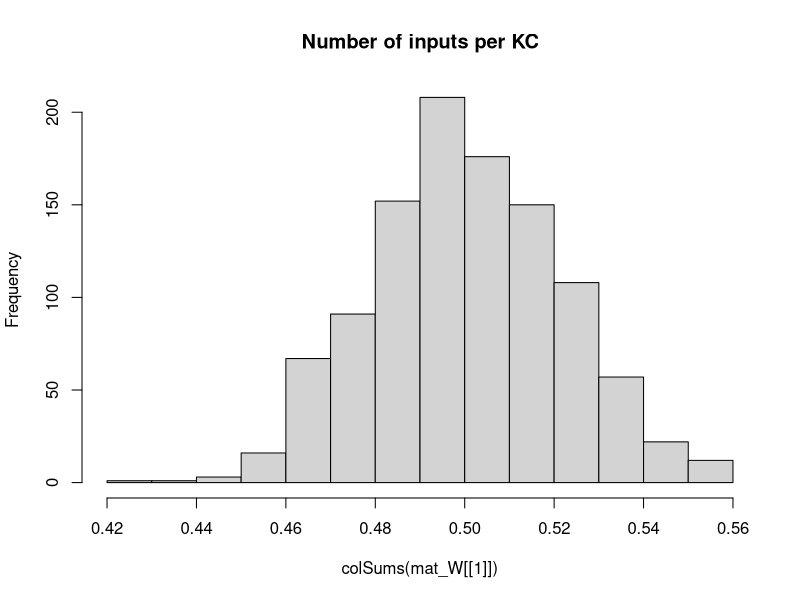

Recreate this plot in R. (Note: this script raises an error after producing the figure.)
## Development Code for Willsaw NN image recognition of zfish larva
## KL 2021
## I will implement a MB random kernel NN as in my Ant Navigation paper 
## This Files Trains the weights of  2 Layer Net : Random Expansion Feature Layer (Random Kernel Trick) -> Perceptron Output neuron 
## The connections in L1 Random Sparse Net are data independent, while L2 wights are trained via +ve larva head template samples to filter patterns that look like larva
## The input images are labeled as Fish and non fish according to the folder they are placed.
# Output is saved as pgm images which are then loaded by tracker software so as to implemend the simple classifier net implemended here 

library("pixmap")
library("yaml")

## TODO GIGURE OUT INIT That Works

## Initialiaze the random Weight vector of an L1 (KC) neuron  
init_random_W <- function(m,p){
  # Draw random Number N of Sampled Inputs From Binomial
  #n <- rbinom(1,length(m),p)
  ## Set N random synapses as inputs to KC
  #idx <- sample(1:length(m),n)
  m <- runif(NROW(m))/(100*NROW(m)) ##Weak Synapses
  ## Likely Stronger Subset
  #m[idx] <- 1#/length(m) #runif(n)/(10*length(m)) #1/NROW(m)
  #print(length(m))
  return (m)
}


## Initialiaze the random Weight vector of an L1 (KC) neuron  
init_sparse_W <- function(m,p){
  # Draw random Number N of Sampled Inputs From Binomial
  n <- rbinom(1,length(m),p)
  ## Set N random synapses as inputs to KC
  idx <- sample(1:length(m),n)
  #m <- runif(NROW(m))/(1000000*NROW(m)) ##Weak Synapses
  ## Likely Stronger Subset
  m[idx] <- 1/length(m) #runif(n)/(10*length(m)) #1/NROW(m)
  #print(length(m))
  return (m)
}


## Sigmoid//logistic Transfer Function
N_transfer <- function(activation)
{
  return (1/(1+exp(-activation)))
}


## Derivative Sigmoid/logistic Transfer Function
N_transfer_D <- function(activation)
{
  return (N_transfer(activation)*(1-N_transfer(activation)) )
}

N_activation <- function(X,W,B)
{
  ## If more Than Half input units (based on Avg inputs) is active - then activate KC
  
  #  if ( sum(X) > KC_THRES )
  #    return (1)
  # else
  ## Bias is just another W attached to a fixed Input 1
  return (W%*%X + B)
}

## Copies A Smaller Matrix To the Middle of a larger one - (Pasting Image on larger canvas)
matrix_paste <- function(src,target)
{
  x_offset <- round((ncol(target)- ncol(src))/2 )
  y_offset <- round((nrow(target)- nrow(src))/2 )
  target[ (1+y_offset):(y_offset+nrow(src)),(1+x_offset):(x_offset+ncol(src))] <-src
  return(target)
}


sparse_binarize <- function(X,INPUT_SPARSENESS)
{
  ## Binarize Input Image / Set Sparsensess ##
  pxsparse = 1.0
  thres_bin = mean(X)
  max_iter = 100
  
  while (pxsparse > INPUT_SPARSENESS & max_iter > 0)
  {
    X_bin <-  as.numeric(X > thres_bin)
    pxsparse <- sum(as.numeric(X_bin[X_bin > 0]))/length(X_bin)
    thres_bin = thres_bin + 0.01;
    max_iter = max_iter + 1
  }
  
  
  ##message("Input Sparseness:",pxsparse)
  
  return(X_bin)
}




makeInputMatrix <- function(img_list,inmat_W)
{
  
  ## TRAIN /TEST ##
  img_list <- img_list[,1]
 
  
  
  ## Matrix Of  image Input Vectors  
  mat_X = matrix(0,nrow=ncol(inmat_W[[1]]),ncol=length(img_list) )
  fileidx <- 0
  for (in_img in img_list)
  {
    fileidx= fileidx + 1
    
    imgT <- read.pnm(as.character(in_img) )
    mat_img <- getChannels(imgT)
    X <- as.vector(mat_img)
    ### Add Fixed input 1 - To operate As Adjustable Bias for each input   
    ##X[length(X)] <- 1 # c(as.vector(mat_img),1)
    
    ##message(in_img," Input Dim:", dim(mat_img)[1],"x",dim(mat_img)[2],"=",dim(mat_img)[2]*dim(mat_img)[1])
    
    if (length(X) > n_top_px)
    {
      warning("input sample too big - skipping")
      next
    }
    
    ## If Loaded image is Smaller than INput - Then Resize (paste into) larger Matrix to fit
    if (length(X) < n_top_px)
    {
      ##message("input sample Smaller than Canvas - pasting")
      mat_t <- matrix(0,nrow=img_dim[1],ncol=img_dim[2])
      mat_img <- matrix_paste(mat_img,mat_t)
      ##message("Converted  Dim:", dim(mat_img)[1],"x",dim(mat_img)[2],"=",dim(mat_img)[2]*dim(mat_img)[1])
    }
    
    ##mypic = new("pixmapGrey", size=dim(mat_img),grey = mat_img);plot(mypic)
    ## Convert to Col Vector
    X <- sparse_binarize(as.vector(mat_img),INPUT_SPARSENESS)
    
    
    dim(X) <- c(length(X),1) ## Make into Col Vector
    
    if (length(X) > n_top_px)
    {
      warning(in_img,"Image Too large. Skipping")
      next
    }
    
    stopifnot(length(mat_X[,fileidx]) ==length(X) ) 
    mat_X[,fileidx] <- X # Save In Vector to MAtrix
    
  }## Load All Input Vectors Into Matrix X
  
  return(mat_X)
} ##Make INput List



### EXPORT MAtrix to YAML for !!opencv-matrix##
matrixToYamlForOpenCV <- function(mat)
{
  ##!!opencv-matrix
  strHeader <- "!!opencv-matrix\n rows: %d\n cols: %d\n dt: f\n data:["
  ## Matrix Will Be saved Transposed Because Data serial Reading Order is by row in OpenCV while Here Serialization is By Column
  strHeader <- sprintf(strHeader,nrow(mat),ncol(mat))
  strData = ""
  lineWidth = 100#min(100,length(mat))
  
  ## COMMENTED OUT AS SUDDENLY as.yaml started adding new Lines in data automatically - The following routine does this manually
  # ##Long Strings Need to be broken by New Lines otherwise OPENCV FIle Storage FAils
  # if (length(mat) > lineWidth){
  #   fcon<- tempfile("matrixYaml")
  #   
  #   ## Need to export To TEMP file as string Concat Is too SLOW
  #   for (i in seq(1,length(mat),lineWidth) ){
  #     write(mat[i:min(i+lineWidth-1,length(mat)-1)], file = fcon,ncolumns = 100, append = TRUE, sep = ", ")
  #     ##cat(",",file = fcon, append = TRUE,fill=FALSE)
  #     #strData = paste0(strData, toString(mat[i:min(i+lineWidth,length(mat))],"\n",width=0))
  #   }
  #   ## Join  All Lines Back INto One String - With Newlines and Commas and Intendation
  #   #strData = noquote()
  #   strData = noquote(paste0(
  #                     readLines(con = fcon, n = -1L, ok = TRUE, warn = TRUE, skipNul = FALSE, encoding = "UTF-8"),
  #                            collapse=",\n         ")) ##
  #   #class(strData) <- "verbatim"
  # }else
    
  ## Need to TransposeBecause Data serial Reading Order is by row in OpenCV while Here Serialization is By Column
  strData = toString(t(mat))
  
  
  strRet=  noquote(paste0(strHeader,strData,"]")) 
  
  
  ##Character vectors that have a class of ‘verbatim’ will not be quoted in the output YAML 
  class(strRet) <- "verbatim"
  ##class(strRet) <- "verbatim"
  #write(strRet,file = fcon)  
  return(noquote(strRet) )
}




## Process 2 Layer Network - Return Last Node Output produced for each input image
## Note : Input Layer Is Simplified - No activation function needed or Bias - Input image intentities are taken as activations
## Target_output is vector of desired output for each output Neuron these I chose to be L2_1=1 (Fish) L2_2=1 (Non Fish)
net_proc_images_batch <- function(mat_X,inmat_W,inmat_B,mat_Y,learningRate = 0.0)  
{
  
  L_X     <- list() ## Output Of Layer k
  L_A     <- list() ## Activation of  Layer k
  L_delta <- list()  ## Delta is the "cost attributable to (the value of) that node". 
  L2_out <- list()
  
  fileidx <- 0
  outError = 0 #'Mean Sq Error Of File Batch'

  
  
    ##Input Layer Is Simplified - No activation function needed or Bias - Input image intentities are taken as activations
    ## Due to R hell with numbers ecoming Factors I need to do this tricl
    
    ##Target_output <- mat_Y[fileidx,] 
     
    ## Forward Propagation ##
   ##  matrix of output Col vectors correspond to output
    for (l in 1:(N_Layers+1) )
    {
      if (l == 1) ## 1st Layer is INput 
      {
        ##Activation 
        L_A[[1]] <- mat_X
        L_X[[1]] <- mat_X##N_transfer(X-0.5)
        
      }else
      {
        L_A[[l]] <- N_activation(L_X[[l-1]], inmat_W[[l-1]], inmat_B[[l-1]] )
        L_X[[l]] <- N_transfer( L_A[[l]])
      }
    }
    MSQError =  sum(((mat_Y) - L_X[[N_Layers+1]] )^2)/ ncol(mat_X)

    ## Note Indexes L_X and mat/biases are off by one because LX_1 is considerened an input layer, while neural layer is l=2
    ## Back Propagation ##
    for (l in (N_Layers):1 )
    {
      ##On Output Layer
      if (l == (N_Layers))
      {
        ## Element Wise Product (hadamart Product)
        L_delta[[l]] <- ( N_transfer_D( L_X[[l+1]] )   * (L_X[[l+1]] - mat_Y)) ##*N_transfer_D(L_X[[l]])
      }else{
        #L_delta[[l]] <- L_delta[[l+1]] %*% t(mat_W[[l]])*N_transfer_D(L_X[[l]])
        L_delta[[l]] <-   t(t(L_delta[[l+1]]) %*%(inmat_W[[l+1]])*t(N_transfer_D( L_X[[l+1]] )))    ## %*% t(N_transfer_D(L_X[[l-1]]) )
      }
      
      dE <- (L_delta[[l]])%*%t(L_A[[l]])  
      dW <- learningRate*dE 
      ##Add average change over batch samples
      inmat_W[[l]] <- inmat_W[[l]] -  dW ##length(img_list)
      ## Error Non-Conform
      #inmat_B[[l]] <- inmat_B[[l]] - learningRate*(L_delta[[l]])  
    }
    
    #hist(Layer_Bias[[1]])
    #if (fileidx %% 10 == 0)
    #  hist(inmat_W[[1]], main="After")
    
    
    ## Forward Propagation ## 
    # L1 <- N_transfer(N_activation(mat_X, inmat_W[[1]],inmat_B[[1]]  ) ) ## v_Layer_Bias[i] matrix(rep(,nrow(mat_X)),nrow=nrow(mat_X) )  
    # ## L2 matrix of output Col vectors correspond 
    # L2 <-  N_transfer(N_activation(L1,inmat_W[[2]] ,  inmat_B[[2]] )  )  
    # 
    # MSQError =  sum(((mat_Y) - L2 )^2)/ ncol(mat_X)
    # 
    ## Forward Propagation ##
    ##  matrix of output Col vectors correspond to output
    for (l in 1:(N_Layers+1) )
    {
      if (l == 1) ## 1st Layer is INput 
      {
        ##Activation 
        L_A[[1]] <- mat_X
        L_X[[1]] <- mat_X##N_transfer(X-0.5)
        
      }else
      {
        L_A[[l]] <- N_activation(L_X[[l-1]], inmat_W[[l-1]], inmat_B[[l-1]] )
        L_X[[l]] <- N_transfer( L_A[[l]])
      }
    }
    MSQError =  sum(((mat_Y) - L_X[[N_Layers+1]] )^2)/ ncol(mat_X)
    
    
    #message(fileidx,". MSQERR:",MSQError,"  ", L2_out[[fileidx]]$L2_F, "-", L2_out[[fileidx]]$L2_NF, " ERR: ", L2_out[[fileidx]]$Err ," ",in_img)
    message(fileidx,". MSQERR:",MSQError,"  ")
    
    
    ##message("Recognition Output for Img ",in_img," is F:",L_X[[3]][1]," non-F:",L_X[[3]][2]," Active KC:",L2_out[[fileidx]]$KC_active/N_KC )
    #dim(X) = img_dim##dim(mat_img)
    
    
    #image(X_bin)
    #title(main = paste(in_img,strRes," R:",L2_Neurons_out[1]-L2_Neurons_out[2]), font.main = 4)
  
  
  lout <- list(X=mat_X,
               W=inmat_W,
               B=inmat_B,
               output= L_A[[N_Layers+1]],
               Target=mat_Y,
               #out=data.frame( do.call(rbind,L2_out ) ),
               MSQError=MSQError )
  
  #MSQError =  sum(((mat_Y) - L2)^2)/nrow(mat_X)
  
  return(lout  )
}



img_dim <- c(38,28)
N_Layers <- 3

n_top_px <- img_dim[2]*img_dim[1]
N_KC = n_top_px*10 ## Number of Kenyon Cells (Input layer High Dim Coding)
N_SYN_per_KC <- n_top_px/20 ## Number of pic Features each KC neuron Codes for
#KC_THRES <- N_SYN_per_KC*0.25 ## Number of INput that need to be active for KC to fire/Activate
v_Layer_N <- c(n_top_px, N_KC,500, 2)
Layer_Bias <- list() ## Number of INput that need to be active for Neuron to fire/Activate
INPUT_SPARSENESS = 0.25

mat_W <<- list() # List Of Weight Matrices

## Make Sparse Random Synaptic Weight matrix Selecting Inputs for each KC
for (k in 1:N_Layers)
{
  mat_W[[k]] <- matrix(0,ncol=v_Layer_N[k],nrow=v_Layer_N[k+1])
  ## Init Random
  if (k==1)
    mat_W[[k]] <- t(apply(mat_W[[k]],1,init_sparse_W,N_SYN_per_KC/n_top_px)) ##
  else
    mat_W[[k]] <- t(apply(mat_W[[k]],1,init_random_W,N_SYN_per_KC/n_top_px)) ##
  
  Layer_Bias[[k]] <- matrix(1,ncol=1,nrow=v_Layer_N[k+1] )  #rep(1,) ## Initialiaze Neural Biases
}

#hist(mat_W[[3]])
hist(colSums(mat_W[[1]]),main="Number of inputs per KC")

##Layer 2 (Output Perceptron)
#L2_Neurons <<- 2

## Apply Input Image ##
## list training files 
setwd("/home/kostasl/workspace/zebrafishtrack/Rplots")
sPathTrainingSamples="../img/trainset/fish"
sPathTrainingNonSamples="../img/trainset/nonfish/"
sPathTestingSamplesFish="../img/fish/"
sPathTestingSamplesNonFish="../img/nonfish/"

img_list_train_fish =  cbind(files=list.files(path=sPathTrainingSamples,pattern="*pgm",full.names = T),F=1,NF=0) 
img_list_test_fish = cbind(files=list.files(path=sPathTestingSamplesFish,pattern="*pgm",full.names = T),F=1,NF=0)
img_list_train_nonfish =   cbind(files=list.files(path=sPathTrainingNonSamples,pattern="*pgm",full.names = T),F=0,NF=1)
img_list_test_nonfish =  cbind(files=list.files(path=sPathTestingSamplesNonFish,pattern="*pgm",full.names = T),F=0,NF=1)

img_list_all <- rbind.data.frame(img_list_train_fish,img_list_test_fish,img_list_train_nonfish,img_list_test_nonfish,stringsAsFactors = FALSE) #
#img_list_train <- rbind.data.frame(img_list_train_fish,img_list_test_fish,img_list_train_nonfish,img_list_train_nonfish,stringsAsFactors = FALSE)
#img_list_test=  list.files(path=sPathTestingSamples,pattern="*pgm",full.names = T) Samples ##


img_list_train <- rbind.data.frame(img_list_train_fish,img_list_test_fish,img_list_test_nonfish[1:NROW(img_list_test_fish),],stringsAsFactors = FALSE)
#img_list_all <- rbind.data.frame(img_list_train_fish,stringsAsFactors = FALSE)

#img_list_all <- 

batchSize = 15 # Number of Training IMages for Each Leanring Episode (which will define error graident )
Nbatches = 550
trainingN = 10 ##Training Cycles For Each Batch

## TODO : Move this in Funct - Use One MAtrix For Net -Matrix Of Biases
mat_B <- list()
mat_B[[1]] <- matrix(Layer_Bias[[1]],ncol=(batchSize),nrow=length(Layer_Bias[[1]]) )
mat_B[[2]] <- matrix(Layer_Bias[[2]],ncol=(batchSize),nrow=length(Layer_Bias[[2]]) )
mat_B[[3]] <- matrix(Layer_Bias[[3]],ncol=(batchSize),nrow=length(Layer_Bias[[3]]) )


lFitError <- list()
dfitRecord <- data.frame()

vTrainingError <- vector()
## Subset INput LIst Into Batches
rIdx = 1
for (b in 1:Nbatches)
{
  ##Make Matrix -For All net inputs
  img_list_suffled <- img_list_train[sample(1:nrow(img_list_train)),]
  ##Select Subset Batch
  img_list_suffled <- head(img_list_suffled,batchSize)
  
  mat_X <- makeInputMatrix(img_list_suffled,mat_W)
  
  label_list <-cbind.data.frame(F=(img_list_suffled[,2]),NF=(img_list_suffled[,3]) )##Target output/labels
  mat_Y <- t(apply(as.matrix(label_list),2,strtoi))  
  
 
  
  for (i in 1:trainingN)
  {  
    
    dLearningRate    <- 0.000001
    
    # TRAIN On Fish 
    dnetout <- net_proc_images_batch(mat_X, mat_W, mat_B, mat_Y, dLearningRate )
    mat_W   <<-dnetout$W
    mat_B   <<- dnetout$B

        
    vTrainingError[rIdx] = dnetout$MSQError  #plot(unlist(dnetout$out$MSERR),main=paste(i,"Mean SQ Err"))
    rIdx = rIdx +1
    
    plot(vTrainingError) #ylim=c(0,1)xlim=c(0,trainingN*Nbatches)
    
  }## Repeated Training On Batch 

} ## Different Batch Suffles  




plot(vTrainingError) #ylim=c(0,1)





### Calcl Final Performance 

##Select Subset Batch
img_list_suffled <- img_list_test_nonfish # img_list_all[sample(1:nrow(img_list_all)),]
mat_X <- makeInputMatrix(img_list_suffled,mat_W)
label_list <-cbind.data.frame(F=(img_list_suffled[,2]),NF=(img_list_suffled[,3]) )##Target output/labels
mat_Y <- t(apply(as.matrix(label_list),2,strtoi))

## TODO : Move this in Funct - Use One MAtrix For Net -Matrix Of Biases
mat_B <- list()
mat_B[[1]] <- matrix(Layer_Bias[[1]],ncol=ncol(mat_X),nrow=length(Layer_Bias[[1]]) )
mat_B[[2]] <- matrix(Layer_Bias[[2]],ncol=ncol(mat_X),nrow=length(Layer_Bias[[2]]) )
mat_B[[3]] <- matrix(Layer_Bias[[3]],ncol=ncol(mat_X),nrow=length(Layer_Bias[[3]]) )


dLearningRate    <- 0.0
# TRAIN On Fish 
dnetout <- net_proc_images_batch(mat_X,mat_W,mat_B,mat_Y,dLearningRate )
            
message("Final MSQERR:",dnetout$MSQError)

  
hist(dnetout$Target - dnetout$output)

hist(dnetout$W[[1]],main="After")




## FOR EXAPORT TO YAML

fishNet <- list(LW1=dnetout$W[[1]],
                LW2=dnetout$W[[2]],
                LB1=dnetout$B[[1]],
                LB2=dnetout$B[[2]] 
)

#attr(fishNet$LW1, "tag") <- "!!opencv-matrix" ##Adding tags Also Change The Header to Verbatim, which does not work in OPENCV
attr(fishNet$LW2, "tag") <- "!!opencv-matrix"
attr(fishNet$LB1, "tag") <- "!!opencv-matrix"
attr(fishNet$LB2, "tag") <- "!!opencv-matrix"



#fishNet <- list(LW1=Layer_Bias[[2]]
#)
## EXPORT TO YAML FOR OPENCV - Custom/hacked exporter routine specific to OPENCV
#  filename <- "fishNet.yml"
#  con <- file(filename, "w")
#  message("Exporting to YAML-Wait for it , this may take a while...")
#  write("%YAML:1.0",con) ##Header Is necessary For OPENCV 
  ## Indentation Needs to be 3
#  str_yaml<- noquote(as.yaml(fishNet, handlers=list(matrix=matrixToYamlForOpenCV), line.sep="\n",indent=3,unicode=F))
  #  CLEAN UP String FRom Escape Chars
  ## the Var Type tag !!opencv-matrix needs to be on same line as vairable Name - For OpenCV file store - FIX
#  str_yaml <- gsub("\n  !!opencv-matrix","!!opencv-matrix",str_yaml,fixed = T)
#  str_yaml <- gsub("\\n","\n",str_yaml,fixed = T)## Remove Escaped NewLines
#  str_yaml <- gsub("\"","",str_yaml,fixed = T)#Remove Quates

#  write(noquote(str_yaml),con,append=TRUE) ##Header Is necessary For OPENCV 
#  close(con)




############## 


## Process 2 Layer Network - Return Last Node Output produced for each input image
## Note : Input Layer Is Simplified - No activation function needed or Bias - Input image intentities are taken as activations
## Target_output is vector of desired output for each output Neuron these I chose to be L2_1=1 (Fish) L2_2=1 (Non Fish)
net_proc_images <- function(input_list,inmat_W,inLayer_Bias,learningRate = 0.0)  
{
  
  L_X     <- list() ## Output Of Layer k
  L_A     <- list() ## Activation of  Layer k
  L_delta <- list()  ## Delta is the "cost attributable to (the value of) that node". 
  L2_out <- list()
  
  Target_output = c(1,0)  
  fileidx <- 0
  outError = 0 #'Mean Sq Error Of File Batch'
  ## TRAIN /TEST ##
  img_list <- input_list[,1]
  label_list <-cbind.data.frame(F=(input_list[,2]),NF=(input_list[,3]) )##Target output/labels
  
  ## Matrix Of  image Input Vectors  
  mat_X = matrix(0,nrow=ncol(inmat_W[[1]]),ncol=length(img_list) )
  
  for (in_img in img_list)
  {
    fileidx= fileidx + 1
    
    imgT <- read.pnm(as.character(in_img) )
    mat_img <- getChannels(imgT)
    X <- as.vector(mat_img)
    ### Add Fixed input 1 - To operate As Adjustable Bias for each input   
    ##X[length(X)] <- 1 # c(as.vector(mat_img),1)
    
    ##message(in_img," Input Dim:", dim(mat_img)[1],"x",dim(mat_img)[2],"=",dim(mat_img)[2]*dim(mat_img)[1])
    
    if (length(X) > n_top_px)
    {
      warning("input sample too big - skipping")
      next
    }
    
    ## If Loaded image is Smaller than INput - Then Resize (paste into) larger Matrix to fit
    if (length(X) < n_top_px)
    {
      ##message("input sample Smaller than Canvas - pasting")
      mat_t <- matrix(0,nrow=img_dim[1],ncol=img_dim[2])
      mat_img <- matrix_paste(mat_img,mat_t)
      ##message("Converted  Dim:", dim(mat_img)[1],"x",dim(mat_img)[2],"=",dim(mat_img)[2]*dim(mat_img)[1])
    }
    
    ##mypic = new("pixmapGrey", size=dim(mat_img),grey = mat_img);plot(mypic)
    ## Convert to Col Vector
    X <- sparse_binarize(as.vector(mat_img),INPUT_SPARSENESS)
    
    
    dim(X) <- c(length(X),1) ## Make into Col Vector
    
    if (length(X) > n_top_px)
    {
      warning(in_img,"Image Too large. Skipping")
      next
    }
    
    stopifnot(length(mat_X[,fileidx]) ==length(X) ) 
    mat_X[,fileidx] <- X # Save In Vector to MAtrix
    
    
    ##Input Layer Is Simplified - No activation function needed or Bias - Input image intentities are taken as activations
    ##Activation 
    L_A[[1]] <- X
    L_X[[1]] <- X##N_transfer(X-0.5)
    ## Due to R hell with numbers ecoming Factors I need to do this tricl
    mat_Y <- apply(as.matrix(label_list),2,strtoi)
    
    Target_output <-mat_Y[fileidx,] 
    ### 
    
    ## Forward Propagation ## 
    for (i in 2:(N_Layers+1) )
    {
      L_A[[i]] <- N_activation(L_X[[i-1]], inmat_W[[i-1]], inLayer_Bias[[i-1]]) ## v_Layer_Bias[i]  
      L_X[[i]] <- N_transfer(L_A[[i]])
    }
    
    outError = outError + sum( ( Target_output - L_X[[i]] ) )
    
    #hist(mat_W[[l-1]],main="before")
    ## Note Indexes L_X and mat/biases are off by one because LX_1 is considerened an input layer, while neural layer is l=2
    ## Back Propagation ##
    for (l in (N_Layers):1 )
    {
      ##On Output Layer
      if (l == (N_Layers))
      {
        ## Element Wise Product (hadamart Product)
        L_delta[[l]] <- ((N_transfer_D(L_X[[l+1]])) * (L_X[[l+1]] - Target_output)) ##*N_transfer_D(L_X[[l]])
      }else{
        #L_delta[[l]] <- L_delta[[l+1]] %*% t(mat_W[[l]])*N_transfer_D(L_X[[l]])
        L_delta[[l]] <-   t(t(L_delta[[l+1]]) %*%(inmat_W[[l+1]])*t(N_transfer_D( L_X[[l+1]] )))    ## %*% t(N_transfer_D(L_X[[l-1]]) )
        
      }
      
      dE <- (L_delta[[l]])%*%t(L_A[[l]])  
      dW <- learningRate*dE 
      ##Add average change over batch samples
      inmat_W[[l]] <- inmat_W[[l]] -  dW ##length(img_list)
      inLayer_Bias[[l]] <- inLayer_Bias[[l]] - learningRate*(L_delta[[l]])  
    }
    
    #hist(Layer_Bias[[1]])
    if (fileidx %% 10 == 0)
      hist(inmat_W[[1]], main="After")
    
    #hist( KC_out_act[1,])
    ## Calc Layer 1 output based on Activation Threshold Funciton for Units
    #KC_output <- apply(KC_out_act, 2, N_transfer)
    #dim(KC_output) <-c(1,length(KC_output)) ## Make into Row Vector
    
    ## Learn Positive Samples - Simple Perceptron Learning Rule - Over an augmented input X which is projected To High dim via sparse random matrix in L1##
    ## Take Active L1 outputs And Set L2 Input synapses of Output Neuron to High
    # Continuous output /
    #L2_Neurons_out <<- (as.numeric(( KC_output %*%  W_L2)/N_KC))
    # Weight Gradient -
    #DW <- t(KC_output)%*% (Target_output - L2_Neurons_out)/2
    #W_L2 <<-  W_L2 + learningRate*DW ## Update Weight Vector 
    
    
    ##W_L2[W_L2 < 1] <<- 1 ##Cap To Limit Values - Saturation Of Synapses
    ##W_L2[,outNeuronIdx][W_L2< -1] <<- -1
    
    #stopifnot(ncol(KC_output) == nrow(W_L2))
    ## Calc Output Neuron - Perceptron 
    ## FWD PROP CAlc MSQE - Fwd Propagate Entire Input Matrix 
    
    
    ## Forward Propagation ## 
    L1 <- N_transfer(N_activation(mat_X, inmat_W[[1]], matrix(inLayer_Bias[[1]],ncol=ncol(mat_X),nrow=length(inLayer_Bias[[1]])) ) ) ## v_Layer_Bias[i] matrix(rep(,nrow(mat_X)),nrow=nrow(mat_X) )  
    ## L2 matrix of output Col vectors correspond 
    L2 <-  N_transfer(N_activation(L1,inmat_W[[2]] , matrix(inLayer_Bias[[2]],ncol=ncol(mat_X),nrow=length(inLayer_Bias[[2]])) )  )  
    
    MSQError =  sum((t(mat_Y) - L2 )^2)/ ncol(mat_X)
    
    
    L2_out[[fileidx]] <- list(Err=0.5*sum((Target_output - L2[,fileidx])^2),
                              MSERR=MSQError,
                              L2_F=L2[1,fileidx],
                              L2_NF=L2[2,fileidx],
                              KC_active = sum(L1[fileidx,][L1[fileidx,]>0.5]),
                              KC_total = length(L1[fileidx,]),
                              # input_sparse= pxsparse,
                              file=in_img
    )
    
    
    
    message(fileidx,". MSQERR:",MSQError,"  ", L2_out[[fileidx]]$L2_F, "-", L2_out[[fileidx]]$L2_NF, " ERR: ", L2_out[[fileidx]]$Err ," ",in_img)
    
    ##message("Recognition Output for Img ",in_img," is F:",L_X[[3]][1]," non-F:",L_X[[3]][2]," Active KC:",L2_out[[fileidx]]$KC_active/N_KC )
    dim(X) = dim(mat_img)
    
    
    #image(X_bin)
    #title(main = paste(in_img,strRes," R:",L2_Neurons_out[1]-L2_Neurons_out[2]), font.main = 4)
  }
  
  lout <- list(X=mat_X,
               W=inmat_W,
               B=inLayer_Bias,
               out=data.frame( do.call(rbind,L2_out ) ))
  
  MSQError =  sum((t(mat_Y) - L2)^2)/nrow(mat_X)
  
  return(lout  )
}



#}

#       ##Test 
#   dnetout_tfish <- net_proc_images(img_list_test_fish,0.3, c(1,0))
#   #hist(unlist(dnetout_fish$L2_F),breaks=10,main="Class Fish Responses to F+ samples" )
#   ##L1 threshold set too high - patterns do not propagate
#   stopifnot(sum(unlist(dnetout_tfish$KC_active)) > 1)
#     
#   SqError_FisF <- sum((1 -unlist(dnetout_tfish$L2_F))^2)/nrow(dnetout_tfish)
#   SqError_FisNotNF <- sum((-1 -unlist(dnetout_tfish$L2_NF))^2)/nrow(dnetout_tfish)
#   
#   message("Sq. Error: F+:",SqError_FisF," F-:",SqError_FisNotNF)
#   
#   dnetout_tnotfish <- net_proc_images(img_list_test_nonfish,dLearningRate,c(0,1))
#   ##hist(unlist(dnetout_notfish$L2_NF),breaks=10,main="Class Not Fish Responses to F- samples" )
#   
#   SqError_NFisNotF <- sum((-1 -unlist(dnetout_tnotfish$L2_F))^2)/nrow(dnetout_tnotfish)
#   SqError_NFisNF <- sum((1 -unlist(dnetout_tnotfish$L2_NF))^2)/nrow(dnetout_tnotfish)
#   
#   #message("Sq. Error: F+:",SqError_NFisNotF," F-:",SqError_NFisNF)
# 
#   
#   SqClassError = sum(SqError_FisF,SqError_FisNotNF,SqError_NFisNotF,SqError_NFisNF)   
#   lFitError[[i]] = list(S_error=SqClassError,FishisFish=SqError_FisF,FishNotFish=SqError_FisNotNF,
#                         NotFishIsFish=SqError_NFisNotF,
#                         NotFishIsNotFish=SqError_NFisNF)
#   
#   dfitRecord <<- data.frame( do.call(rbind,lFitError ) )
#   plot(unlist(dfitRecord$S_error),xlim=c(1,100) ,xlab="Fit Error",ylim=c(0,2))
# 
# 
# ## Test Fish
# dnetout_testfish <- net_proc_images(img_list_test_fish,0,c(-1,1))
# ##hist(unlist(dnetout_notfish$L2_NF),breaks=10,main="Class Not Fish Responses to F- samples" )
# dnetout_testnonfish <- net_proc_images(img_list_test_nonfish,0,c(-1,1))
# 
# 
# SqError_NFisNotF <- sum((-1 -unlist(dnetout_testfish$L2_F))^2)/nrow(dnetout_testfish)
# SqError_NFisNF <- sum((1 -unlist(dnetout_testfish$L2_NF))^2)/nrow(dnetout_testfish)
# 
# 
# 
# 
# plot(unlist(dfitRecord$S_error),xlim=c(1,100) ,xlab="Fit Error",ylim=c(00,800))
# 
# plot(unlist(dfitRecord$FishisFish) )
# plot(unlist(dfitRecord$FishNotFish) )
# plot(unlist(dfitRecord$NotFishIsFish) )
# plot(unlist(dfitRecord$NotFishIsNotFish) )
# 
# 
# 
# ## Test Responses ## 
# dnetout_test <- net_proc_images(img_list_test,0.0,c(0,0))
# dnetout_test_nonfish <- net_proc_images(img_list_train_nonfish,0.0,c(-1,1))
# 
# 
# 
# colSums(W_L2)
# 
# l_out_n <- net_proc_images(img_list_train_nonfish,-dLearningRate/5,1)
# colSums(W_L2)
# 
# colSums(W_L2)
# 
# 
#  ## Save KC Matrix As Image (To Be loaded by Tracker)
#  ## Save Trained Weights As Image (To load by Tracker)
#  KC_sparse_pic <- pixmapGrey(mat_W[[1]], nrow=dim(mat_W[[1]])[1],ncol=dim(mat_W[[1]])[2])
#  plot(KC_sparse_pic)
#  write.pnm(KC_sparse_pic,file="L1_W_SparseNet.pgm")
# # 
# # ## Shift Values
#  L_W2 <- (mat_W[[2]])+1.0
#  L_W2 <- apply(L_W2,2,rev)
#  Lout_pic <- pixmapGrey(L_W2, nrow=dim(mat_W[[2]])[1],ncol=dim(mat_W[[2]])[2],cellres=1)
#  plot(Lout_pic)
#  write.pnm(Lout_pic,file="L2_W_SparseNet.pgm")
# 
#  Lout_pic <- pixmapGrey(Layer_Bias[[1]], nrow=dim(Layer_Bias[[1]])[1],ncol=dim(Layer_Bias[[1]])[2],cellres=1)
#  plot(Lout_pic)
#  write.pnm(Lout_pic,file="L1_B_SparseNet.pgm")
#  
#  
#  Lout_pic <- pixmapGrey(Layer_Bias[[2]],  nrow=dim(Layer_Bias[[2]])[1],ncol=dim(Layer_Bias[[2]])[2],cellres=1)
#  plot(Lout_pic)
#  write.pnm(Lout_pic,file="L2_B_SparseNet.pgm")
#  #
#  # 
# # 
# ## Load Matrix And Test
# imgT <- read.pnm(file="L1_W_SparseNet.pgm")
# mat_WL1 <- getChannels(imgT)
# 
# imgT <- read.pnm(file="L2_W_SparseNet.pgm")
# mat_WL2 <- getChannels(imgT)-1.0 ##Reverse Order

# 
# hist(W_L2)
# 
# cc <- getChannels(Lout_pic)
# plot(pic_outL)
